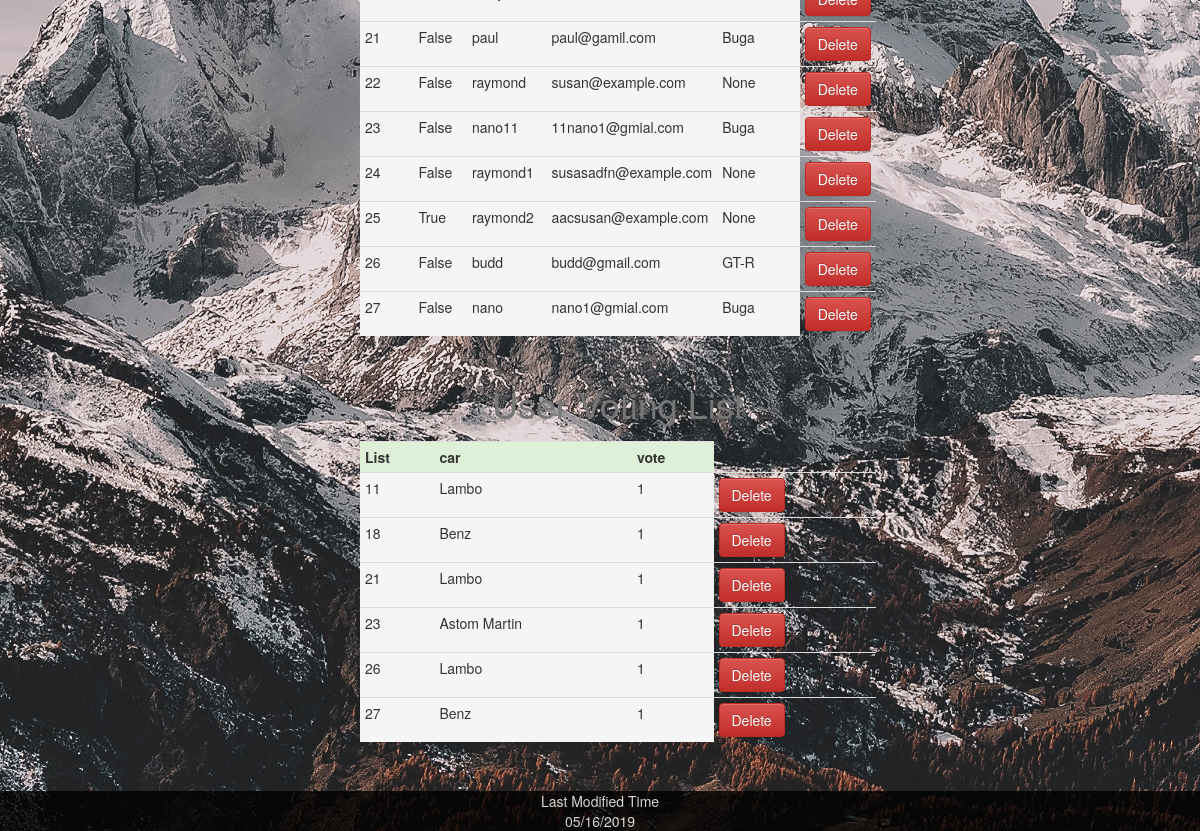
/hoster (signed in, lower part), run on an earlier commit of the app's database.
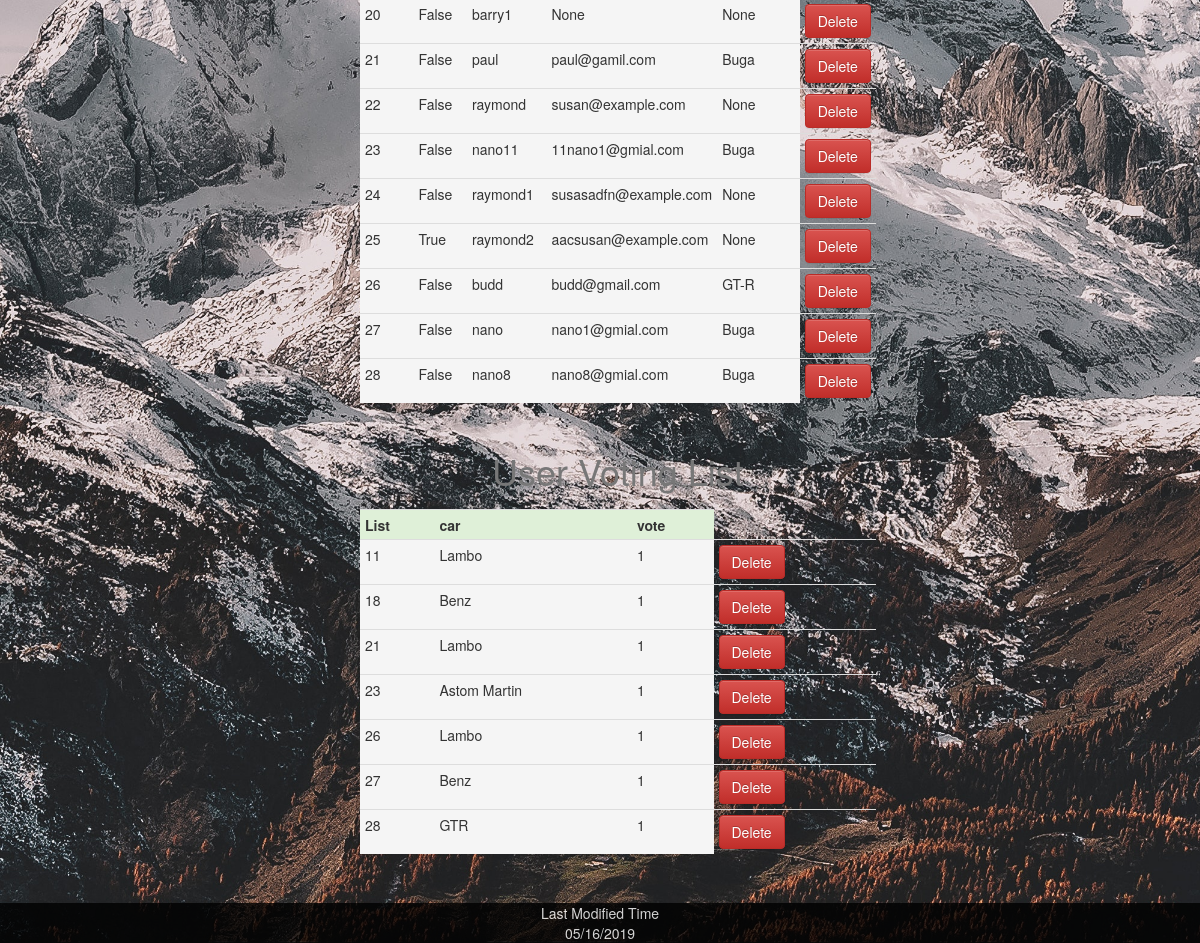
And on a later commit of the database.
### app/models.py (models this page shows, shortened)
class User(UserMixin, db.Model):
    id = db.Column(db.Integer, primary_key=True)
    username = db.Column(db.String(64), index=True, unique=True)
    email = db.Column(db.String(120), index=True, unique=True)
    admin = db.Column(db.Boolean, default=False, nullable=False)
    preference = db.Column(db.String(320))
    password_hash = db.Column(db.String(128))
    record_id = relationship("Record", backref="user", lazy="dynamic")
    choice_id = relationship("Choice", backref="user", lazy="dynamic")
    def __repr__(self):
        print('<admin or not {}>'.format(self.admin))
        return '{}'.format(self.username)

class Choice(db.Model):
    id = db.Column(db.Integer, primary_key=True)
    chooseSeries = db.Column(db.String, db.ForeignKey('brand.carSeries'))
    vote = db.Column(db.Integer, default=False, nullable=False)
    UserId = db.Column(db.Integer, db.ForeignKey('user.id'), unique=True)

### app/routes.py (the view)
@app.route('/hoster')
@login_required
def hoster():
    users = User.query.all()
    choose = db.session.query(Choice).join(User)
    return render_template('admin.html', users=users, choose=choose)

### app/models.py (called while the page is built)
@login.user_loader
def load_user(id):
    return User.query.get(int(id))

### app/routes.py (called while the page is built)
@app.context_processor
def override_url_for():
    return dict(url_for=dated_url_for)

def dated_url_for(endpoint, **values):
    if endpoint == 'static':
        filename = values.get('filename', None)
        if filename:
            file_path = os.path.join(app.root_path,
                                     endpoint, filename)
            values['q'] = int(os.stat(file_path).st_mtime)
    return url_for(endpoint, **values)

### app/templates/admin.html (shortened to what this page needs)
{% extends "base.html" %}
{% block content %}
<div class="info">
<table class="table table-condensed">
    <tr>
            {% for user in users %}
            <tr>
                <td class="active">{{user.id}}</td>
                <td class="active">{{user.admin}}</td>
                <td class="active">{{user.username}}</td>
                <td  class="active">{{user.email}}</td>
                <td  class="active">{{user.preference}}</td>
                <form action="{{url_for('delete_user', id=user.id )}}" method="post" >
                <td><button type="submit"  class="btn btn-danger" value="Delete" >Delete</button></td>
                </form>
            </tr>
            {% endfor %}
    </tr>
</table>
<table class="table table-condensed">
    <caption style="text-align: center"><h1>User Voting List</h1></caption>
    <tr>
        <th class="success">List</th>
        <th class="success">car</th>
        <th class="success">vote</th>
    </tr>
    <tr>
            {% for c in choose %}
            <tr>
                <td class="active">{{c.UserId}}</td>
                <td class="active">{{c.chooseSeries}}</td>
                <td class="active">{{c.vote}}</td>
                <form action="{{url_for('delete_user', id=c.UserId )}}" method="post" >
                <td><button type="submit"  class="btn btn-danger" value="Delete" >Delete</button></td>
                </form>
            </tr>
            {% endfor %}
    </tr>
</table>
<br>
<br>
<br>
<br>
</div>
{% endblock %}

### app/templates/base.html (shortened to what this page needs)
<!DOCTYPE html>
<html lang="en">
    <head>
        <link rel="stylesheet" type="text/css" href="{{ url_for('static', filename='style.css' )  }}">
        <link rel="stylesheet" href="https://maxcdn.bootstrapcdn.com/bootstrap/3.3.7/css/bootstrap.min.css" >
        <link rel="stylesheet" href="https://maxcdn.bootstrapcdn.com/bootstrap/3.3.7/css/bootstrap-theme.min.css">
        <link href="https://stackpath.bootstrapcdn.com/font-awesome/4.7.0/css/font-awesome.min.css" rel="stylesheet">
    </head>
    <body>
        {% block content %}{% endblock %}
    </body>
    <footer>
    </footer>
</html>

### app/static/style.css (style rules this page uses)
body { background: url('Photo/mountain.jpg'); background-repeat: no-repeat; background-size: cover; height: 100%; background-attachment: fixed; margin: 0; padding: 0; font-family: poppins; }
.info { position: absolute; top: 20%; left: 30%; }
footer { background: black; clear: both; position: fixed; bottom: 0; height: 40px; width: 100%; color: white; text-align: center; opacity: .8; }
.table { position: relative; top: 10px; }

What changed in the data, as far as the page shows it:
now on this page (row unchanged): User: id "20", admin "False", username "barry1", email "None", preference "None"
added User: id "28", admin "False", username "nano8", email "nano8@gmial.com", preference "Buga"
added Choice: UserId "28", chooseSeries "GTR", vote "1"
